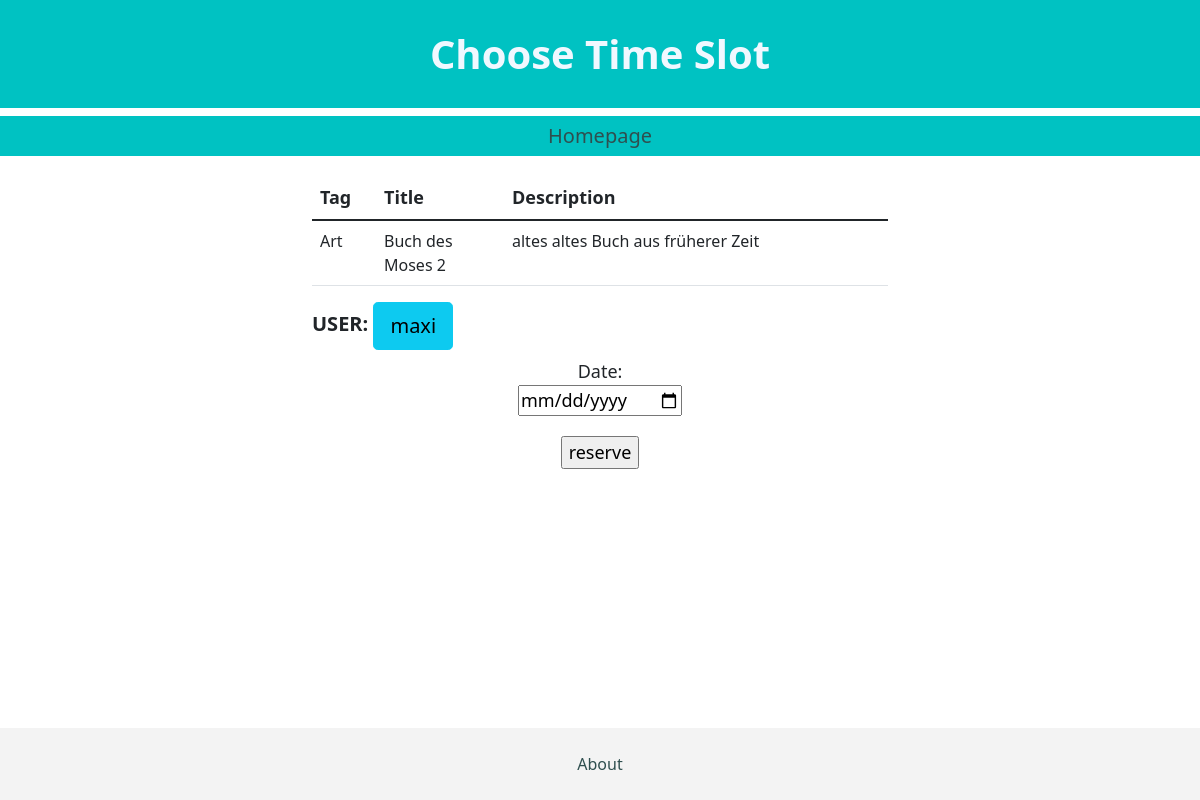
/book/1/5, run on the app's committed database.
### firstapp/models.py (models this page shows, shortened)
class Cluster(models.Model):
    tag_choice = (
        ('Art' , 'Art'),
        ('Chemistry' , 'Chemistry'),
        ('Technical Devices' , 'Technical Devices'),
        ('Cooking' , 'Cooking'),
        ('Music' , 'Music'),
    )
    tag_system = models.CharField(max_length=30, blank=True, choices=tag_choice)
    title = models.CharField(max_length=250)
    Beschreibung = models.CharField(max_length=250)
    availability = models.BooleanField()

### firstapp/views.py (the view, shortened to what this page needs)
# urls.py: path('book/<cluster_id>/<int:user_id>', views.book, name='book'),
def book(request, cluster_id, user_id):
    while True:
        available_slots = ['08:00 -09:00',
                        '09:30 -10:30',
                        '11:00 -12:00',
                        '12:30 -13:30',
                        '14:00 -15:00',
                        '15:30 -16:30',
                        '17:00 -18:00'
                        ]
        cluster = Cluster.objects.get(pk=cluster_id)
        current_user = User.objects.get(pk = user_id)
        res = Reservation()
        res.clusterr = cluster
        res.cluster_title = cluster.title
        res.user = current_user
        form = ReservationForm(request.POST or None, instance=res)
        context = {'form': form,'cluster': cluster,'user': current_user}
        if request.method == 'POST' and form.is_valid:
            res_list = Reservation.objects.filter(
                clusterr=cluster, date=request.POST['date'])
            if len(res_list) == 0:
                new_res = Reservation(clusterr=cluster, date=request.POST['date'], not_av_slots=[
                ], av_slots=available_slots, user = current_user)
                new_res.save()
                newly_created_res = Reservation.objects.filter(
                    clusterr=cluster, date=request.POST['date'])[0]
                avail_list = newly_created_res.av_slots
                dict = Users_reservations_dict(reservation = newly_created_res, user = current_user, not_av_slots = [])
                dict.save()
            else:
                if len(Users_reservations_dict.objects.filter(reservation = res_list[0], user = current_user)) == 0:
                    dict = Users_reservations_dict(reservation = res_list[0], user = current_user, not_av_slots = [])
                    dict.save()
                avail_list = Users_reservations_dict.objects.filter(reservation = res_list[0], user = current_user)[0].reservation.av_slots
                context = {'available_slots': sorted(avail_list),
                        'picked_date': request.POST['date'],
                        'res_id': res_list[0].id,
                        'reservation': res_list[0],
                        'cluster': cluster,
                        'user': current_user
                        }
                return render(request, 'firstapp/slot_booking.html', context)
        else:
            return render(request, 'firstapp/reservationForm.html', context)

### firstapp/forms.py
class ReservationForm(ModelForm):
    class Meta:
        model = Reservation
        fields = ['date']
        widgets = {
            'cluster_title': forms.TextInput(attrs= {'class': 'form-control'}),
			'date': DateInput(),
		}

### firstapp/templates/firstapp/reservationForm.html (shortened to what this page needs)
{% extends 'firstapp/base.html' %}
{% load static %}
{% block body %}
<h1 id="sitename"><b>Choose Time Slot</b></h1>
  <nav>
    <a href="{% url 'homestudi' %}">Homepage</a>
  </nav>
  <div class="container-fluid w-50">
    <table class="table">
      <thead>
        <tr>
          <th>Tag</th>
          <th>Title</th>
          <th>Description</th>
        </tr>
      </thead>
      <tbody>
        <tr>
          <td class="col-sm-1">{{cluster.tag_system}}</td>
          <td class="col-sm-2">{{cluster.title}}</td>
          <td class="col-lg-6">{{cluster.Beschreibung}}</td>
        </tr>
      </tbody>
    </table>
    <h5><strong>USER:</strong>
      <a class="btn btn-info btn-lg" role="button">{{user}}</a>
    </h5>
  </div>
  <div class="text-center">
    <form action= "" method="post">
      {{ form.as_p }}
      <input type="submit" value="reserve" />
    </form>
  </div>
{% endblock body %}

### firstapp/templates/firstapp/reservationForm.html (style rules this page uses)
label { font-size: 18px; }
input { display: block; margin : 0px auto 20px; font-size: 18px; }

### firstapp/templates/firstapp/base.html (style rules this page uses)
#sitename { padding: 30px 100px; color: aliceblue; background-color: rgb(0, 194, 194); font-size: 40px; text-align: center; }
nav { padding: 5px; margin: 0 0 20px; text-align: center; font-size: 20px; width: 100%; background-color: rgb(0, 194, 194); color: black; }
a { color:darkslategrey; padding-left: 15px; padding-right: 15px; text-decoration: none; }
th { font-size: 18px; }
html { position: relative; min-height: 100%; }
body { margin-bottom: 100px; }

### data on the page
Cluster: tag_system "Art", title "Buch des Moses 2", Beschreibung "altes altes Buch aus früherer Zeit"

### other printed values
{{ user }} "maxi"
